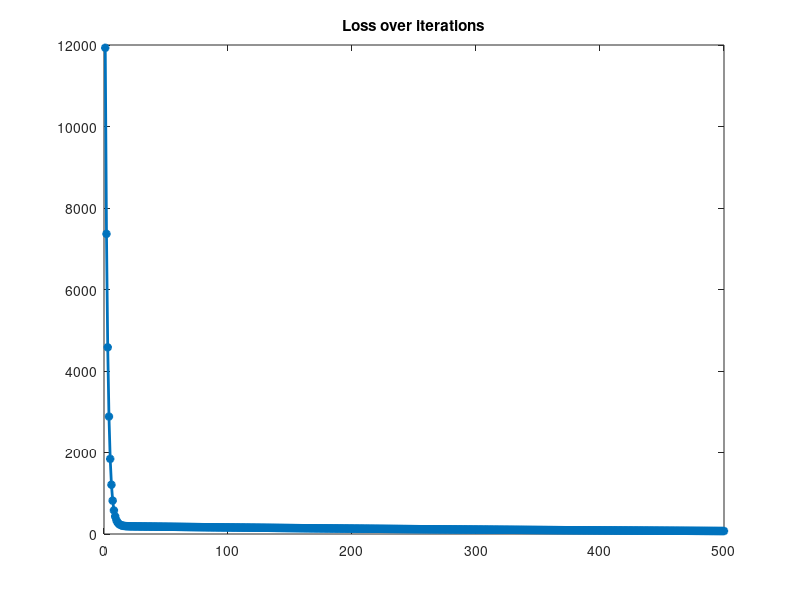

MATLAB code for this plot:
% Example: linear regression with multiple variables
% Implemented by Hongkai Yu@CSU, 03/21/2021
%%
clear all;
clc;
close all;
%% generate training data [1,x1,x2,x3] of m samples by ground-truth theta=[20, 1, 10, -2]
% f(x) = theta_0 + theta_1*x_1 + theta_2*x_2 +...+ theta_n*x_n
m=100;
x0=ones(m,1);
x=50*rand(m,3)-25;    % in the range of [-25,25]
x=[x0,x]';            % n-by-m matrix: feature #:n, sample #: m
gt=20+x(2,:)+10*x(3,:)-2*x(4,:); % real theta: 20, 1, 10, -2
y=gt;
%% initialize the weights and hyperparameters: 
learning_rate=0.001;
epoch=500;
n=size(x,1);          
theta=zeros(n,1);    % n-by-1 vector
temp=zeros(n,1);
%% Minimize the loss by searching for optimal weights using gradient decent
for i=1:epoch   
    loss(i) = (1/(2*m))*sum(((theta'*x)-y).^2);
    fprintf('epoch: %d, loss:%f \n', i, loss(i));
    for j=1:n 
        temp(j) = theta(j) - learning_rate*(1/m)*sum(((theta'*x)-y).*x(j,:));    
    end
    theta=temp;
end
theta
%% loss visualization
figure, plot(loss, '-*','LineWidth',2), title('Loss over iterations');
%% apply the trained model 'theta' on test data and compare it with the ground truth 
test=[1,5,13,4]'
gt=20+test(2)+10*test(3)-2*test(4)
predict=theta'*test